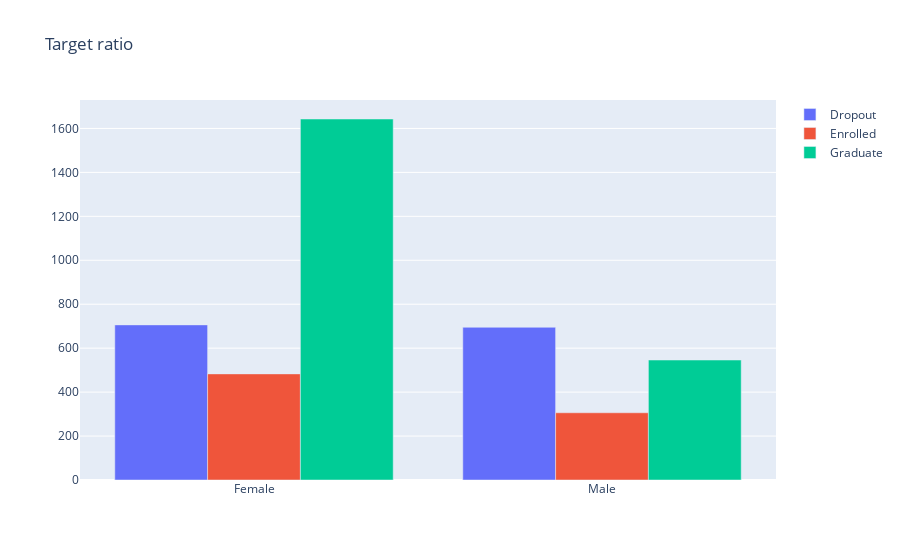

The code cell stored with this chart in its notebook:
### Code cell
trace1 = go.Bar(x=pivot_df[pivot_df['Target']=='Dropout'].Gender,
                y=pivot_df[pivot_df['Target']=='Dropout'].ID,
                name='Dropout')

trace2 = go.Bar(x=pivot_df[pivot_df['Target']=='Enrolled'].Gender,
                y=pivot_df[pivot_df['Target']=='Enrolled'].ID,
                name='Enrolled')

trace3 = go.Bar(x=pivot_df[pivot_df['Target']=='Graduate'].Gender,
                y=pivot_df[pivot_df['Target']=='Graduate'].ID,
                name='Graduate')

datas = [trace1, trace2, trace3]
layouts = go.Layout(title='Target ratio')
fig = go.Figure(data=datas, layout=layouts)
fig.show()

### Figure 1 — Plotly figure (JSON) as saved in the notebook; plotly's stock layout.template omitted (floating-point values rounded to 4 significant figures)
{"data": [{"name": "Dropout", "type": "bar", "x": ["Female", "Male"], "y": [706, 695]}, {"name": "Enrolled", "type": "bar", "x": ["Female", "Male"], "y": [483, 306]}, {"name": "Graduate", "type": "bar", "x": ["Female", "Male"], "y": [1643, 546]}], "layout": {"title": {"text": "Target ratio"}}}
